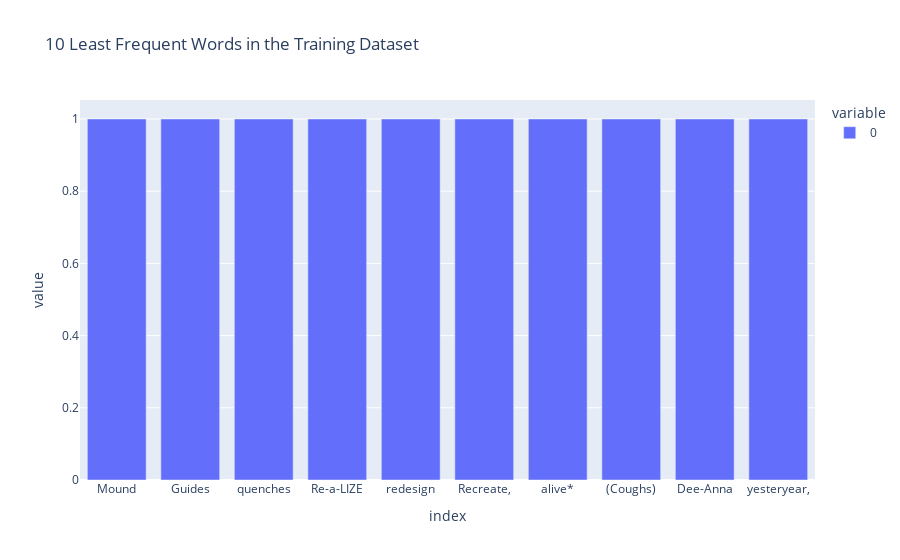

This figure's notebook cell:
### Code cell
px.bar(trainset.Lyrics.str.split(expand=True).stack().value_counts().tail(10), title='10 Least Frequent Words in the Training Dataset')

### Figure 1 — Plotly figure (JSON) as saved in the notebook; plotly's stock layout.template omitted (floating-point values rounded to 4 significant figures)
{"data": [{"alignmentgroup": "True", "hovertemplate": "variable=0<br>index=%{x}<br>value=%{y}<extra></extra>", "legendgroup": "0", "marker": {"color": "#636efa", "pattern": {"shape": ""}}, "name": "0", "offsetgroup": "0", "orientation": "v", "showlegend": true, "textposition": "auto", "type": "bar", "x": ["Mound", "Guides", "quenches", "Re-a-LIZE", "redesign", "Recreate,", "alive*", "(Coughs)", "Dee-Anna", "yesteryear,"], "xaxis": "x", "y": [1, 1, 1, 1, 1, 1, 1, 1, 1, 1], "yaxis": "y"}], "layout": {"barmode": "relative", "legend": {"title": {"text": "variable"}, "tracegroupgap": 0}, "title": {"text": "10 Least Frequent Words in the Training Dataset"}, "xaxis": {"anchor": "y", "domain": [0, 1], "title": {"text": "index"}}, "yaxis": {"anchor": "x", "domain": [0, 1], "title": {"text": "value"}}}}
